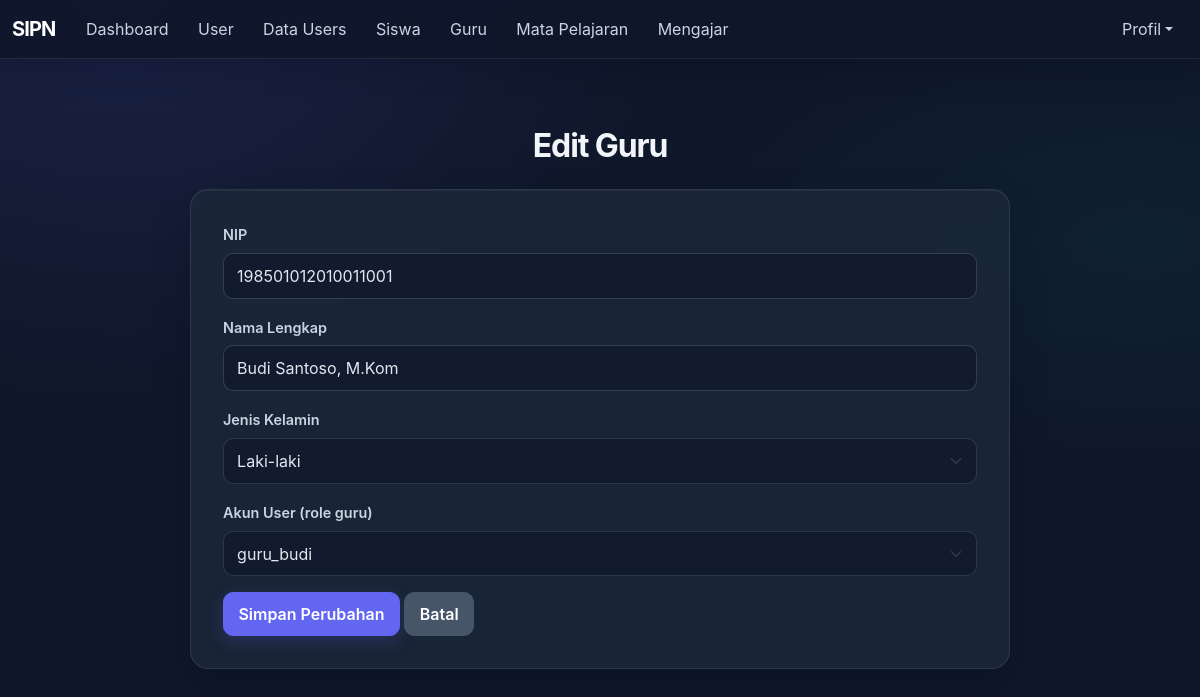
Screenshot of /guru/edit.php?id=1 (signed in) with the database file from the repository.
### tables this page shows
CREATE TABLE `guru` (
  `id` int NOT NULL,
  `nip` varchar(20) NOT NULL,
  `nama_guru` varchar(100) NOT NULL,
  `jenis_kelamin` enum('L','P') NOT NULL,
  `user_id` int DEFAULT NULL
);

CREATE TABLE `users` (
  `id` int NOT NULL,
  `username` varchar(50) NOT NULL,
  `password` varchar(255) NOT NULL,
  `role` enum('admin','guru','siswa') NOT NULL,
  `created_at` timestamp NOT NULL DEFAULT CURRENT_TIMESTAMP
);

### koneksi.php (called while the page is built, shortened)
<?php
function h($data) {
    return htmlspecialchars($data ?? '');
}
?>

### guru/edit.php (the view, shortened to what this page needs)
<?php
require_once '../koneksi.php';
require_once '../navbar.php';
$id = (int) $_GET['id'];
$guru = mysqli_fetch_assoc(mysqli_query($koneksi, "SELECT * FROM guru WHERE id='$id'"));
$user_sekarang = (int) $guru['user_id'];
$akun = mysqli_query($koneksi, "SELECT id, username FROM users
                                WHERE role='guru'
                                AND (id NOT IN (SELECT user_id FROM guru WHERE user_id IS NOT NULL) OR id='$user_sekarang')
                                ORDER BY username ASC");
?>
<div class="container mt-4 mb-5">
    <h2 class="fw-bold mb-4">Edit Guru</h2>
    <form action="aksi_edit.php" method="POST">
        <div class="mb-3">
            <label class="form-label">NIP</label>
            <input type="text" name="nip" class="form-control" maxlength="20" value="<?= h($guru['nip']) ?>" required>
        </div>
        <div class="mb-3">
            <label class="form-label">Nama Lengkap</label>
            <input type="text" name="nama_guru" class="form-control" value="<?= h($guru['nama_guru']) ?>" required>
        </div>
        <div class="mb-3">
            <label class="form-label">Jenis Kelamin</label>
            <select name="jenis_kelamin" class="form-select" required>
                <option value="L" <?= $guru['jenis_kelamin'] == 'L' ? 'selected' : '' ?>>Laki-laki</option>
            </select>
        </div>
        <div class="mb-3">
            <label class="form-label">Akun User (role guru)</label>
            <select name="user_id" class="form-select" required>
                <?php while ($u = mysqli_fetch_assoc($akun)) { ?>
                    <option value="<?= $u['id'] ?>" <?= $u['id'] == $guru['user_id'] ? 'selected' : '' ?>>
                        <?= h($u['username']) ?>
                    </option>
                <?php } ?>
            </select>
        </div>
        <button type="submit" class="btn btn-primary">Simpan Perubahan</button>
        <a href="index.php" class="btn btn-secondary">Batal</a>
    </form>
</div>
<?php require_once '../footer.php'; ?>

### assets/app.css (style rules this page uses)
:root { --dashboard-bg: #0f172a; --dashboard-surface: rgba(30, 41, 59, .76); --dashboard-border: rgba(255, 255, 255, .09); --dashboard-text: #f1f5f9; --dashboard-muted: #94a3b8; --dashboard-indigo: #818cf8; --dashboard-green: #10b981; }
.app-shell:not(.dashboard-page) { min-height: 100vh; color: #e2e8f0; background: radial-gradient(ellipse at 10% 0%, rgba(99, 102, 241, .13), transparent 34rem), radial-gradient(ellipse at 95% 30%, rgba(16, 185, 129, .06), transparent 30rem), #0f172a !important; font-family: Inter, "Segoe UI", sans-serif; -webkit-font-smoothing: antialiased; }
.app-shell h1, .app-shell h2, .app-shell h3, .app-shell h4, .app-shell h5, .app-shell h6 { color: #f1f5f9; font-family: Inter, "Segoe UI", sans-serif; font-weight: 650; letter-spacing: -.035em; }
.app-shell .container { max-width: 1240px; }
.app-shell .container.mt-4 { padding-top: clamp(1.5rem, 4vw, 2.75rem) !important; padding-bottom: 3rem; }
.app-shell .card, .app-shell .container > form { color: #e2e8f0; border: 1px solid rgba(255, 255, 255, .09) !important; border-radius: 18px !important; background: rgba(30, 41, 59, .76) !important; box-shadow: inset 0 1px rgba(255, 255, 255, .04), 0 16px 38px rgba(2, 6, 23, .2) !important; backdrop-filter: blur(16px); -webkit-backdrop-filter: blur(16px); }
.app-shell .container > form { max-width: 820px; margin-right: auto; margin-left: auto; padding: clamp(1.25rem, 3vw, 2rem); }
.app-shell .container.mt-4 > h2 { max-width: 820px; margin-right: auto; margin-left: auto; text-align: center; }
.app-shell .form-label { margin-bottom: .45rem; color: #cbd5e1; font-size: .9rem; font-weight: 600; }
.app-shell .form-control, .app-shell .form-select { min-height: 44px; padding: .62rem .82rem; color: #e2e8f0; border: 1px solid rgba(148, 163, 184, .2); border-radius: 10px; background-color: rgba(15, 23, 42, .62); transition: border-color 250ms ease, box-shadow 250ms ease, background-color 250ms ease; }
.app-shell .form-control::placeholder { color: #718096; }
.app-shell .form-select option { color: #e2e8f0; background: #1e293b; }
.app-shell .btn { min-height: 40px; padding: .55rem .9rem; border-radius: 10px; font-weight: 600; transition: transform 250ms ease, box-shadow 250ms ease, background-color 250ms ease; }
.app-shell .btn-primary { --bs-btn-bg: #6366f1; --bs-btn-border-color: #6366f1; --bs-btn-hover-bg: #4f46e5; --bs-btn-hover-border-color: #4f46e5; --bs-btn-active-bg: #4f46e5; --bs-btn-active-border-color: #4f46e5; --bs-btn-focus-shadow-rgb: 99, 102, 241; box-shadow: 0 5px 18px rgba(99, 102, 241, .22); }
.app-shell .btn-secondary { --bs-btn-bg: #475569; --bs-btn-border-color: #475569; --bs-btn-hover-bg: #334155; --bs-btn-hover-border-color: #334155; }

### rows the page displays
guru: nip "198501012010011001", nama_guru "Budi Santoso, M.Kom", jenis_kelamin "Laki-laki", user_id "guru_budi"
